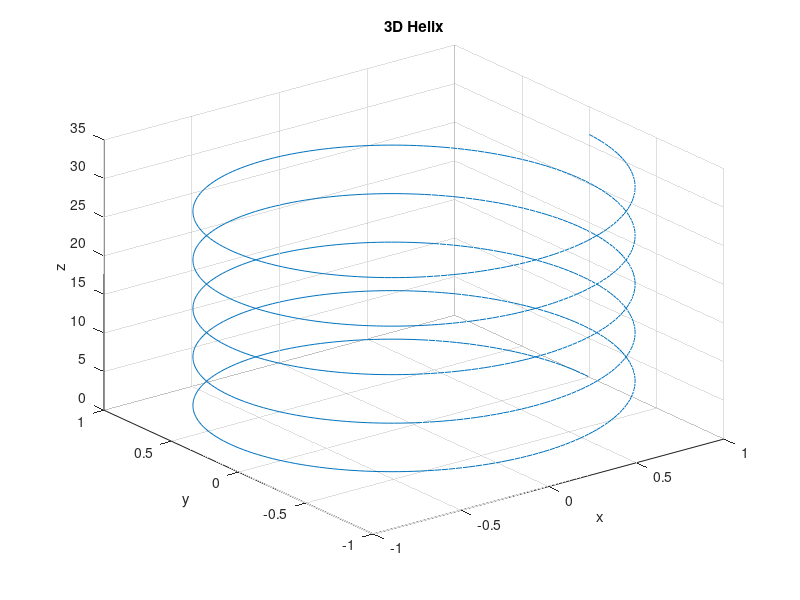

This chart was generated by the following MATLAB code:
% Exercise 5: 3D Line Plot
% Create a 3D parametric plot of a helix

t = linspace(0, 10*pi, 1000);
x = cos(t);
y = sin(t);
z = t;

figure;
plot3(x, y, z);
xlabel('x');
ylabel('y');
zlabel('z');
title('3D Helix');
grid on;